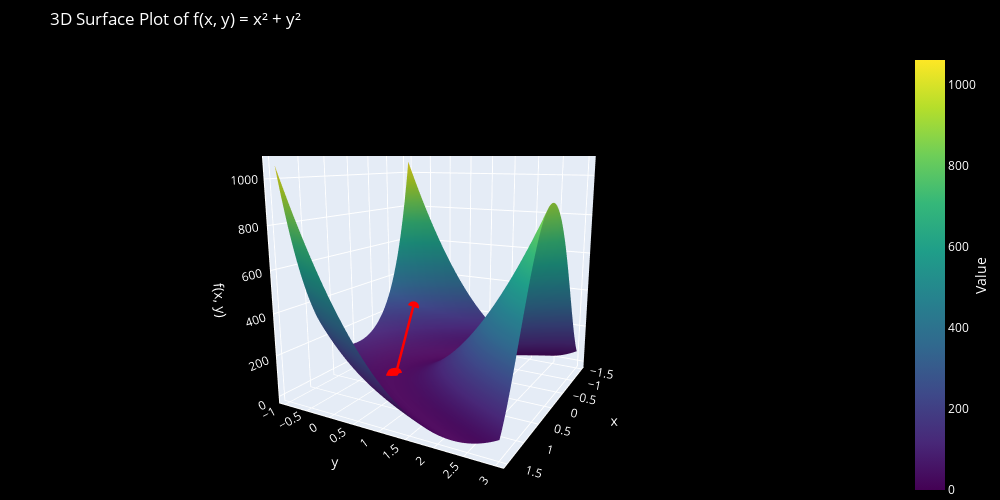

Here is the notebook cell this chart was saved with:
### Markdown cell above
### GD

### Code cell
x_0, y_0 = -1, -0.5
learning_rate = 0.002
num_epochs = 40

gd = GD(x_0,y_0,learning_rate,num_epochs,h)
plot_3D = plot_3D_GD(x,y,gd[:,0],gd[:,1],h)
# plot_3D.update_layout(
#     scene=dict(
#         zaxis=dict(
#             type='log',
#             title='log(f(x, y))'
#         )
#     )
# )
plot_3D.show()

### Figure 1 — Plotly figure (JSON) as saved in the notebook; plotly's stock layout.template omitted (floating-point values rounded to 4 significant figures; data arrays with more than 128 entries replaced by an {"elided": "..."} marker saying what was removed)
{"data": [{"colorbar": {"tickfont": {"color": "white"}, "title": {"font": {"color": "white"}, "side": "right", "text": "Value"}}, "colorscale": [[0, "#440154"], [0.1111, "#482878"], [0.2222, "#3e4989"], [0.3333, "#31688e"], [0.4444, "#26828e"], [0.5556, "#1f9e89"], [0.6667, "#35b779"], [0.7778, "#6ece58"], [0.8889, "#b5de2b"], [1, "#fde725"]], "showscale": true, "type": "surface", "x": {"elided": "100x100 float values"}, "y": {"elided": "100x100 float values"}, "z": {"elided": "100x100 float values"}}, {"line": {"color": "red", "width": 5}, "marker": {"color": "red", "size": 4}, "mode": "markers+lines", "name": "Path", "type": "scatter3d", "x": [-1, 0.208, 0.2206, 0.2288, 0.2343, 0.2384, 0.2417, 0.2446, 0.2473, 0.2498, 0.2523, 0.2547, 0.2571, 0.2594, 0.2618, 0.2641, 0.2664, 0.2687, 0.271, 0.2732, 0.2754, 0.2777, 0.2799, 0.2821, 0.2842, 0.2864, 0.2886, 0.2907, 0.2928, 0.2949, 0.297, 0.2991, 0.3011, 0.3032, 0.3052, 0.3073, 0.3093, 0.3113, 0.3132, 0.3152], "y": [-0.5, 0.1, 0.07731, 0.06585, 0.06045, 0.05823, 0.05768, 0.05799, 0.05873, 0.0597, 0.06078, 0.06193, 0.0631, 0.0643, 0.0655, 0.06671, 0.06792, 0.06914, 0.07036, 0.07158, 0.07281, 0.07403, 0.07526, 0.07649, 0.07772, 0.07895, 0.08018, 0.08141, 0.08265, 0.08388, 0.08512, 0.08636, 0.0876, 0.08883, 0.09007, 0.09131, 0.09255, 0.09379, 0.09503, 0.09627], "z": [229, 0.9492, 0.6895, 0.613, 0.5893, 0.5802, 0.575, 0.5709, 0.5672, 0.5635, 0.5599, 0.5563, 0.5528, 0.5493, 0.5459, 0.5425, 0.5391, 0.5358, 0.5324, 0.5292, 0.5259, 0.5227, 0.5195, 0.5164, 0.5133, 0.5102, 0.5071, 0.5041, 0.5011, 0.4981, 0.4952, 0.4922, 0.4894, 0.4865, 0.4837, 0.4809, 0.4781, 0.4753, 0.4726, 0.4699]}], "layout": {"height": 500, "margin": {"b": 0, "l": 0, "r": 0, "t": 50}, "paper_bgcolor": "black", "plot_bgcolor": "black", "scene": {"bgcolor": "black", "camera": {"eye": {"x": 2, "y": 1.1, "z": 0.5}}, "xaxis": {"linecolor": "white", "linewidth": 2, "showgrid": true, "showline": true, "tickfont": {"color": "white"}, "title": {"font": {"color": "white"}, "text": "x"}}, "yaxis": {"linecolor": "white", "linewidth": 2, "showgrid": true, "showline": true, "tickfont": {"color": "white"}, "title": {"font": {"color": "white"}, "text": "y"}}, "zaxis": {"linecolor": "white", "linewidth": 2, "showgrid": true, "showline": true, "tickfont": {"color": "white"}, "title": {"font": {"color": "white"}, "text": "f(x, y)"}}}, "title": {"font": {"color": "white"}, "text": "3D Surface Plot of f(x, y) = x² + y²"}, "width": 1000}}
